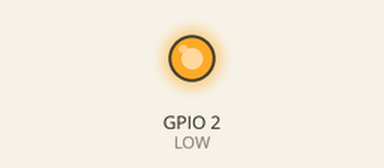
Bench run of a sketch on a simulated ESP8266 (NodeMCU). On the bench: output pins drawn as LEDs (lit = HIGH). WiFi joins after 1.5 s; servers stay silent unless stated; what the sketch prints to the serial monitor is not drawn.

Above: at 0.1 s.
At 1.6 s:
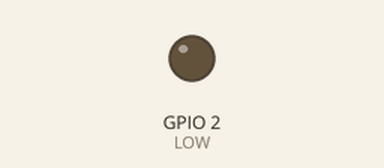
Timing chart, 0 to 3.1 s (numbered marks = the images above):
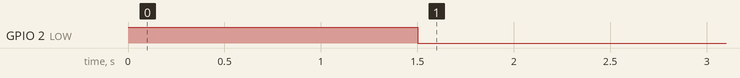

The sketch:

bletoudp_ino.ino
```cpp
//SENDER
#include <ESP8266WiFi.h>
#include <WiFiUdp.h>

//UDP handle
WiFiUDP Udp;
unsigned int UDP_Port = 5000;
char *UDP_IP = "192.168.4.1"; //IP address of the RECEIVER
char PacketBuffer[1024];	  //Buffer used for UDP data

//Wifi handle
const char *ssid = "YOUR_SSID";
const char *password = "YOUR_PASSWORD";
IPAddress ip(192, 168, 4, 2); //set a static IP for this device
IPAddress gateway(192, 168, 4, 1);
IPAddress subnet(255, 255, 255, 0);

bool flag = false; //to handle complete read of BLE data
int count = 0;	   //counter for checking correct length of received buffer from BLE, starts from 0 to 19

void setup()
{
	memset(&PacketBuffer, (char)0, 1024); //set all buffer to 0
	pinMode(LED_BUILTIN, OUTPUT);		  //LOW = WiFi connected; HIGH = WiFi not connected
	digitalWrite(LED_BUILTIN, HIGH);
	Serial.begin(115200); //BLE serial
	WiFi.config(ip, gateway, subnet);
	WiFi.mode(WIFI_STA); //station mode
	WiFi.begin(ssid, password);
	Serial.println();
	Serial.print("Wait for WiFi");
	//wait for wireless connection
	while (WiFi.status() != WL_CONNECTED)
	{
		delay(500);
		Serial.print(".");
	}
	digitalWrite(LED_BUILTIN, LOW);
	Serial.println("");
	Serial.println("WiFi connected");
	Serial.println("IP address: " + WiFi.localIP().toString());
	Serial.println();
	Udp.begin(UDP_Port); //initialize UDP
}

void loop()
{
	//if wireless connection drops, try to reconnect to it
	while (WiFi.status() != WL_CONNECTED)
	{
		digitalWrite(LED_BUILTIN, HIGH);
		delay(500);
		Serial.print(".");
	}

	digitalWrite(LED_BUILTIN, LOW);
	if (Serial.available())
	{
		//read one char at the time and store it to che progressive 'count' position in the buffer array
		Serial.read(&PacketBuffer[count], 1);
		//checking for carriage return and line feed chars
		//replace carriage return (if for any reasons is present) with whitespace to avoid complications in the buffer processing by the receiver
		if (PacketBuffer[count] == '\r')
			PacketBuffer[count] = ' ';
		else if (PacketBuffer[count] == '\n')
		{
			//at this point the one buffer from BLE serial is completely processed
			PacketBuffer[count] = (char)0;
			count = 0;	 //reset counter
			flag = true; //complete data
		}
		else
		{
			//increment counter for next char read
			count++;
		}
	}

	if (flag)
	{
		//start send data from [1] and not [0] due to how data is sent by the T-skin.
		//the data in [0] is treated by a serial read as a terminator char (char)0.
		//if this data ends up in the buffer that we send the calid data after that char will be ignored
		//sending data from 2nd element is less time consuming that shifting all buffer
		//Serial.println(&PacketBuffer[1]); //for debug
		//here we send via UDP the data from BLE
		Udp.beginPacket(UDP_IP, UDP_Port);
		Udp.write(&PacketBuffer[1]);
		Udp.endPacket();
		flag = false;						 //reset flag for next buffer
		memset(PacketBuffer, (char)0, 1024); //set all buffer to 0
	}
}
```
